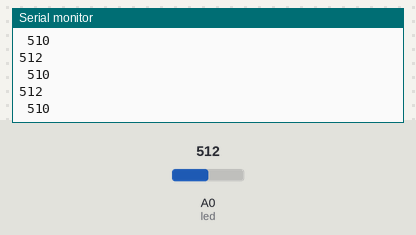
Recording of a sketch running on a simulated Arduino Uno, built with avr-gcc and run on an emulated ATmega328P. On the bench: the last lines printed to the serial monitor. The test bench sets the inputs (shaded band); at power-on: A0 (led) = 512. Random numbers use the default seed unless the sketch sets one.

Above: at 1.2 s.
1.3 s: A0 (led) set to 716
At 1.9 s:
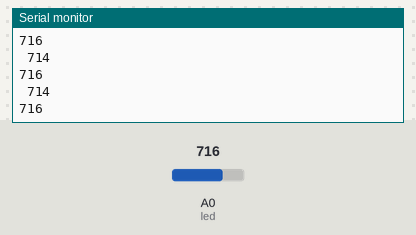
2.8 s: A0 (led) set to 900
At 3.9 s:
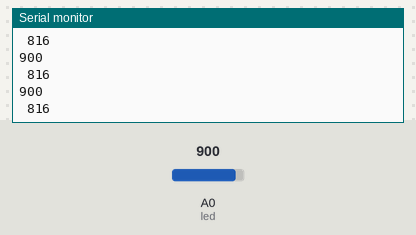
Timing chart, 0 to 5.8 s (numbered marks = the images above; inputs shaded):
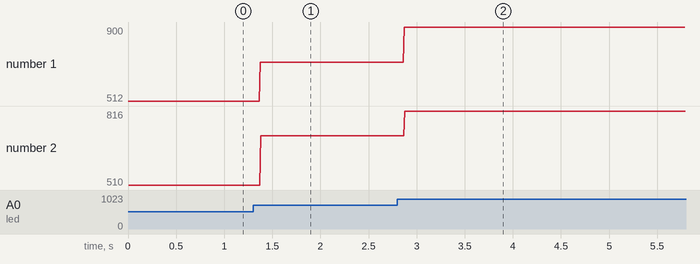

Measured:
- after the input at 1.3 s, the serial monitor: prints a new line after 0.07 s (image 1)
- after the input at 2.8 s, the serial monitor: prints a new line after 0.07 s (image 2)
- plotted number 1: 512 → 716 after the input at 1.3 s, 716 → 900 after the input at 2.8 s
- plotted number 2: 510 → 714 after the input at 1.3 s, 714 → 816 after the input at 2.8 s

The sketch:

spiro1.ino
```cpp
int led=A0;
 int x_max=1023;
  int x_min=0;
  int n=8;
  int q=(x_max-x_min)/(2^n);
   int prev_ek=0;

void setup() {
  // put your setup code here, to run once:

  Serial.begin(9600);


}

void loop() {
  // put your main code here, to run repeatedly:

  int state=analogRead(led);
  int f=q*floor((state/q)+0.5);
  int ek=random(0,1);
  int y=f+(ek-prev_ek);
  int prev_ek=ek;
  Serial.println(state);
  Serial.print(" ");
  Serial.println(y);


}
```
